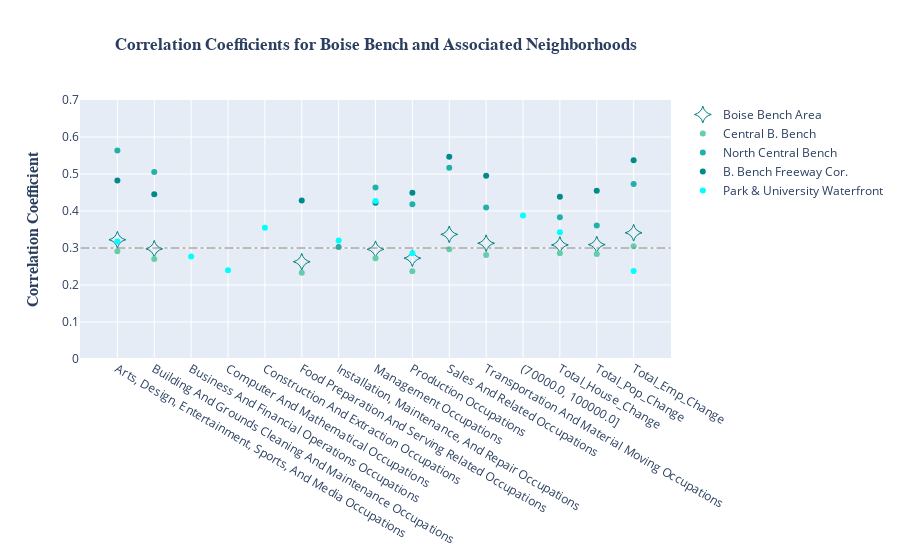

Source (notebook cell):
### Markdown cell above
## Boise Bench

### Code cell
df = pd.read_pickle('BB-Coeff-compare.pkl')
df2 = pd.read_pickle('a-Coeff-compare.pkl')


df = pd.merge(df,df2, on = 'index', how = 'outer')

df = df.dropna(thresh = 2)
df = df.reset_index(drop = True)

df = df.iloc[1:]

BB_fig = go.Figure()

BB_fig.add_trace(go.Scatter(x= df['index'], y=df['B_Bench'],
                    mode='markers',
                    marker_color = 'rgb(0,128,128)',
                    marker=dict(size= 12, symbol = "star-diamond-open"), 
                    name='Boise Bench Area'))

BB_fig.add_trace(go.Scatter(x= df['index'], y=df['BB_CB_Bench'],
                    mode='markers',  
                    marker_color='rgb(102,205,170)',  
                    name='Central B. Bench'))

BB_fig.add_trace(go.Scatter(x= df['index'], y=df['BB_NC_Bench'],
                    mode='markers',  
                    marker_color='rgb(32,178,170)',     
                    name='North Central Bench'))

BB_fig.add_trace(go.Scatter(x= df['index'], y=df['BB_BBF_Corridor'],
                    mode='markers',
                    marker_color='rgb(0,139,139)',     
                    name='B. Bench Freeway Cor.'))

BB_fig.add_trace(go.Scatter(x= df['index'], y=df['BB_PU_Waterfront'],
                    mode='markers',
                    marker_color='rgb(0,255,255)',     
                    name='Park & University Waterfront'))


BB_fig.update_layout(
    shapes=[
        # Line Horizontal
        go.layout.Shape(
            type="line",
            x0=0,y0=.7,
            x1=11,y1=.7,
            line=dict(
                color="Grey",
                width=1,
                dash="dashdot",),),])
BB_fig.update_layout(
    shapes=[
        # Line Horizontal
        go.layout.Shape(
            type="line",
            x0=-1,y0=.3,
            x1=15,y1=.3,
            line=dict(
                color="Grey",
                width=1,
                dash="dashdot",),),])

BB_fig.update_layout(
    title=go.layout.Title(
        text="<b>Correlation Coefficients for Boise Bench and Associated Neighborhoods<b>",
        font = dict( 
            family = 'Times New Roman'),
        xref="paper",
        x=.5
    ),
    yaxis=go.layout.YAxis(
        title=go.layout.yaxis.Title(
            text="<b>Correlation Coefficient<b>",
            font=dict(
                family="Times New Roman",
                size=16,
#                color="#7f7f7f"
            )
        ),
        range = [0,.7]
    ))


BB_fig.write_image("images/BB_fig.jpg")
BB_fig.show()

### Figure 1 — Plotly figure (JSON) as saved in the notebook; plotly's stock layout.template omitted (floating-point values rounded to 4 significant figures)
{"data": [{"marker": {"color": "rgb(0,128,128)", "size": 12, "symbol": "star-diamond-open"}, "mode": "markers", "name": "Boise Bench Area", "type": "scatter", "x": ["Arts, Design, Entertainment, Sports, And Media Occupations", "Building And Grounds Cleaning And Maintenance Occupations", "Business And Financial Operations Occupations", "Computer And Mathematical Occupations", "Construction And Extraction Occupations", "Food Preparation And Serving Related Occupations", "Installation, Maintenance, And Repair Occupations", "Management Occupations", "Production Occupations", "Sales And Related Occupations", "Transportation And Material Moving Occupations", "(70000.0, 100000.0]", "Total_House_Change", "Total_Pop_Change", "Total_Emp_Change"], "y": [0.3223, 0.2978, null, null, null, 0.2629, null, 0.2965, 0.2725, 0.3369, 0.3129, null, 0.3083, 0.3092, 0.3412]}, {"marker": {"color": "rgb(102,205,170)"}, "mode": "markers", "name": "Central B. Bench", "type": "scatter", "x": ["Arts, Design, Entertainment, Sports, And Media Occupations", "Building And Grounds Cleaning And Maintenance Occupations", "Business And Financial Operations Occupations", "Computer And Mathematical Occupations", "Construction And Extraction Occupations", "Food Preparation And Serving Related Occupations", "Installation, Maintenance, And Repair Occupations", "Management Occupations", "Production Occupations", "Sales And Related Occupations", "Transportation And Material Moving Occupations", "(70000.0, 100000.0]", "Total_House_Change", "Total_Pop_Change", "Total_Emp_Change"], "y": [0.2911, 0.2703, null, null, null, 0.2331, null, 0.2726, 0.2371, 0.2966, 0.2812, null, 0.2857, 0.2838, 0.3044]}, {"marker": {"color": "rgb(32,178,170)"}, "mode": "markers", "name": "North Central Bench", "type": "scatter", "x": ["Arts, Design, Entertainment, Sports, And Media Occupations", "Building And Grounds Cleaning And Maintenance Occupations", "Business And Financial Operations Occupations", "Computer And Mathematical Occupations", "Construction And Extraction Occupations", "Food Preparation And Serving Related Occupations", "Installation, Maintenance, And Repair Occupations", "Management Occupations", "Production Occupations", "Sales And Related Occupations", "Transportation And Material Moving Occupations", "(70000.0, 100000.0]", "Total_House_Change", "Total_Pop_Change", "Total_Emp_Change"], "y": [0.5632, 0.5052, null, null, null, null, 0.303, 0.4635, 0.4184, 0.5171, 0.4098, null, 0.3831, 0.3605, 0.473]}, {"marker": {"color": "rgb(0,139,139)"}, "mode": "markers", "name": "B. Bench Freeway Cor.", "type": "scatter", "x": ["Arts, Design, Entertainment, Sports, And Media Occupations", "Building And Grounds Cleaning And Maintenance Occupations", "Business And Financial Operations Occupations", "Computer And Mathematical Occupations", "Construction And Extraction Occupations", "Food Preparation And Serving Related Occupations", "Installation, Maintenance, And Repair Occupations", "Management Occupations", "Production Occupations", "Sales And Related Occupations", "Transportation And Material Moving Occupations", "(70000.0, 100000.0]", "Total_House_Change", "Total_Pop_Change", "Total_Emp_Change"], "y": [0.4825, 0.4452, null, null, null, 0.4285, null, 0.4226, 0.4496, 0.5463, 0.4952, null, 0.4383, 0.4549, 0.537]}, {"marker": {"color": "rgb(0,255,255)"}, "mode": "markers", "name": "Park & University Waterfront", "type": "scatter", "x": ["Arts, Design, Entertainment, Sports, And Media Occupations", "Building And Grounds Cleaning And Maintenance Occupations", "Business And Financial Operations Occupations", "Computer And Mathematical Occupations", "Construction And Extraction Occupations", "Food Preparation And Serving Related Occupations", "Installation, Maintenance, And Repair Occupations", "Management Occupations", "Production Occupations", "Sales And Related Occupations", "Transportation And Material Moving Occupations", "(70000.0, 100000.0]", "Total_House_Change", "Total_Pop_Change", "Total_Emp_Change"], "y": [0.3172, null, 0.2768, 0.2398, 0.3548, null, 0.3204, 0.4273, 0.2859, null, null, 0.3878, 0.3426, null, 0.2376]}], "layout": {"shapes": [{"line": {"color": "Grey", "dash": "dashdot", "width": 1}, "type": "line", "x0": -1, "x1": 15, "y0": 0.3, "y1": 0.3}], "title": {"font": {"family": "Times New Roman"}, "text": "<b>Correlation Coefficients for Boise Bench and Associated Neighborhoods<b>", "x": 0.5, "xref": "paper"}, "yaxis": {"range": [0, 0.7], "title": {"font": {"family": "Times New Roman", "size": 16}, "text": "<b>Correlation Coefficient<b>"}}}}
